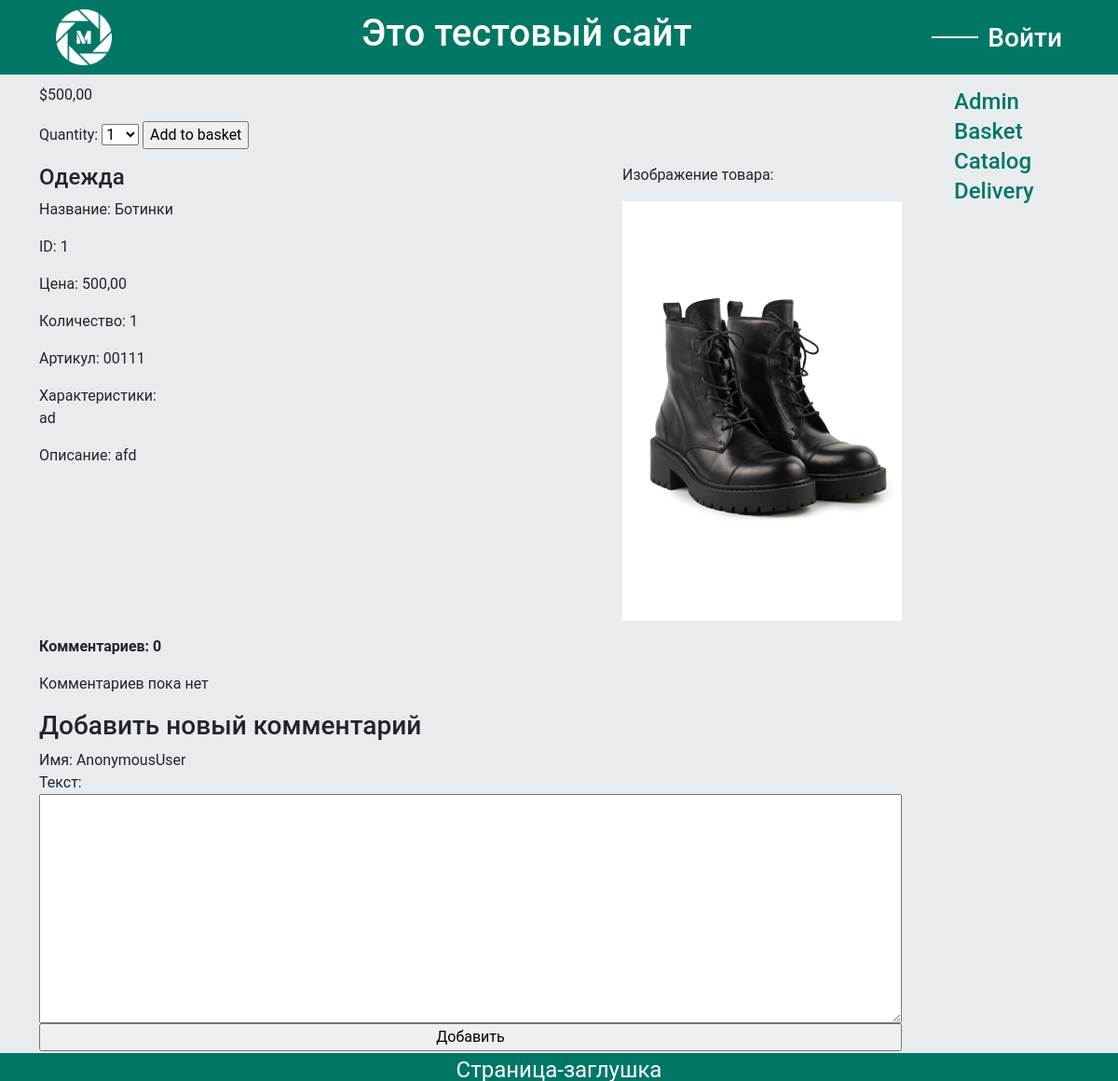
/product/1/, run on the app's committed database.
### apps/main_page/models.py (models this page shows, shortened)
class Product(models.Model):
    objects = None
    type = models.CharField(max_length=20) #тип товара
    name = models.CharField(max_length=50) #имя товара
    price = models.DecimalField(max_digits=10, decimal_places=2) #цена товара
    amount= models.PositiveSmallIntegerField() #количество товара
    quantity = models.PositiveSmallIntegerField(default=0)
    vendor_code = models.CharField(max_length=20) #артикул товара
    characteristic = models.TextField() #характеристики товара(ссылка/список?)
    description = models.TextField(blank=True) #описание товара
    picture = models.ImageField(upload_to='media/',default='media/noimg.png', null=True, blank=True) #изображение товара
    available = models.BooleanField(default=True) #доступен ли продукт или нет

### apps/main_page/views.py (the view)
# urls.py: path('product/<int:pk>/', views.product_detail, name='product_detail'), #Карточка товара.
def product_detail(request, pk ): #Карточка товара.
    prod = get_object_or_404(Product, pk=pk)
    basket_product_form = BasketAddProductForm()
    comments = prod.comments.filter(active=True)
    if request.method == 'POST':
        comment_form = CommentForm(data=request.POST)
        if comment_form.is_valid():
            new_comment = comment_form.save(commit=False)
            new_comment.prod = prod
            new_comment.name = request.user
            new_comment.user = request.user
            new_comment.save()
            messages.info(request, ('Ваш комментарий добавлен!'))
            return redirect('product_detail', pk=prod.pk)
    else:
        comment_form = CommentForm()
    return render(request, 'catalog/product_detail.html', {'prod': prod, 'comments': comments,
                  'comment_form': comment_form, 'basket_product_form':basket_product_form } )

### apps/main_page/forms.py
class CommentForm(forms.ModelForm):#Формы для комментария.
    class Meta:
        model = Comment
        fields = ('name', 'body')

### apps/basket/forms.py
class BasketAddProductForm(forms.Form):
    quantity = forms.TypedChoiceField(choices=PRODUCT_QUANTITY_CHOICES, coerce=int)
    update = forms.BooleanField(required=False, initial=False, widget=forms.HiddenInput)

### apps/main_page/templates/catalog/product_detail.html (shortened to what this page needs)
{% extends 'catalog/catalog.html' %}
{% block product %}
        <p class="price">${{ prod.price }}</p>
        <form action="{% url 'basket:basket_add' prod.pk %}" method="post">
            {{ basket_product_form }}
            <input type="submit" value="Add to basket">
        </form>
    <div class="prod_card_block">
        <div>
            <h4>{{ prod.type }}</h4>
            <p>Название: {{ prod.name }}</p>
            <p>ID: {{ prod.pk }}</p>
            <p>Цена: {{ prod.price }}</p>
            <p>Количество: {{ prod.amount }}</p>
            <p>Артикул: {{ prod.vendor_code }}</p>
            <p>Характеристики:<br> {{ prod.characteristic|linebreaksbr }}</p>
            <p>Описание: {{ prod.description|linebreaksbr }}</p>
        </div>
        <div>
            <p>Изображение товара: </p>
            <p><img src="{{ prod.picture.url }}" alt="{{ prod.name }}"></p>
        </div>
    </div>
    <p>
    {% with comments.count as total_comments %}
        <b>Комментариев: {{ total_comments }}</b>
    {% endwith %}
    </p>
    {% for comment in comments %}
    <div class="comment">
        <p class="info">
            {% if user.profile.avatar.url %}
                <img src= "{{ comment.name.avatar.url }}" style="width:80px"><br>
            {% else %}
                <img src= "/media/logo.png" style="width:80px"><br>
            {% endif %}
            <b>{{ comment.name }}</b><br>
            {{ comment.created }}
        </p>
        <span>
        {{ comment.body|linebreaks }}
        </span>
    </div>
    {% empty %}
        <p>Комментариев пока нет</p>
    {% endfor %}
    {% if new_comment %}
            <h3>Ваш комментарий добавлен</h3>
        {% else %}
            <h3>Добавить новый комментарий</h3>
            <form method="POST" class="post-form" enctype="multipart/form-data">{% csrf_token %}
                {% if user.is_authenticated %}
                    Имя: {{ user.username }}
                    <br>
                    Текст: {{ comment_form.body }}
                {% else %}
                    Имя: AnonymousUser
                    <br>
                    Текст: {{ comment_form.body }}
                {% endif %}
                <p><input type="submit" value="Добавить"></p>
            </form>
        {% endif %}
{% endblock %}

### apps/main_page/static/css/style.css (style rules this page uses)
body { background-color: #e9ecef; font-family: Roboto, sans-serif; }
.post-form textarea, .post-form input { width: 100%; }
img { width: 300px; }
.prod_card_block { display: flex; align-items: flex-start; flex-wrap: wrap; justify-content: space-between; }

### data on the page
Product: price "500,00", type "Одежда", name "Ботинки", pk "1", amount "1", vendor_code "00111", characteristic "ad", description "afd", picture (picture)

### other printed values
{{ user.username|default:'Войти' }} "Войти"
{{ total_comments }} "0"
